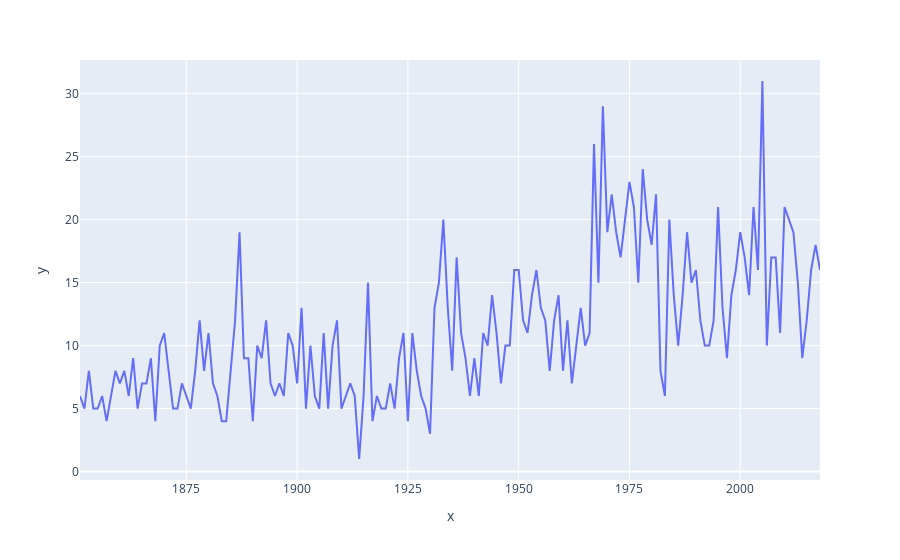

Write notebook code for a chart like this one.
### Code cell
fig = px.line(x = Years, y =CountPerYear)
fig.update_layout(
    xaxis = dict(
        dtick = 25
    )
)
fig.show()
#This is the same plot as above, except it is interactive

### Figure 1 — Plotly figure (JSON) as saved in the notebook; plotly's stock layout.template omitted (floating-point values rounded to 4 significant figures; data arrays with more than 128 entries replaced by an {"elided": "..."} marker saying what was removed)
{"data": [{"hoverlabel": {"namelength": 0}, "hovertemplate": "x=%{x}<br>y=%{y}", "legendgroup": "", "line": {"color": "#636efa", "dash": "solid"}, "mode": "lines", "name": "", "showlegend": false, "type": "scatter", "x": {"elided": "168 int values"}, "xaxis": "x", "y": {"elided": "168 int values"}, "yaxis": "y"}], "layout": {"legend": {"tracegroupgap": 0}, "margin": {"t": 60}, "xaxis": {"anchor": "y", "domain": [0, 1], "dtick": 25, "title": {"text": "x"}}, "yaxis": {"anchor": "x", "domain": [0, 1], "title": {"text": "y"}}}}
